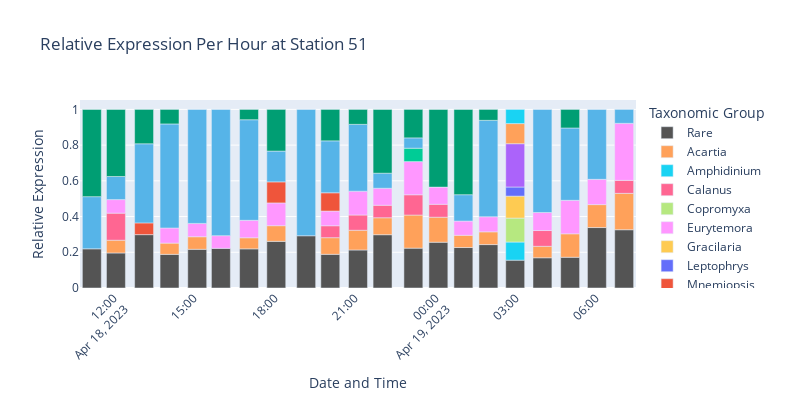

Notebook source saved alongside this figure:
### Code cell
# Filter data based on TPM and p_ident thresholds
filtered_data = data_51[(data_51['p_ident'] >= 0.95)]

# Group by taxonomic level and 'year_hour', then sum TPM
grouped_df = filtered_data.groupby(['Genus_UniEuk', 'Date'])['TPM'].sum().reset_index()

grouped_df.head()
# Normalize TPM sums to get relative expression per hour
total_tpm_per_hour = grouped_df.groupby('Date')['TPM'].transform('sum')
grouped_df['rel_expression_per_hour'] = grouped_df['TPM'] / total_tpm_per_hour

# Combine low-abundant groups into a single 'Rare' category
threshold = 0.05
grouped_df.loc[grouped_df['rel_expression_per_hour'] <= threshold, 'Genus_UniEuk'] = 'Rare'


# Remove categories with no expression
grouped_df = grouped_df[grouped_df['rel_expression_per_hour'] > 0]

# Group once more to combine Rares
grouped_df = grouped_df.groupby(['Genus_UniEuk', 'Date'])['rel_expression_per_hour'].sum().reset_index()

# Plot
fig = px.bar(grouped_df, 
            x='Date', 
            y='rel_expression_per_hour', 
            color='Genus_UniEuk',
            title='Relative Expression Per Hour at Station 51',
            category_orders={"Genus_UniEuk": ['Arthropoda', 'Acantharea', 'Ctenophora', 'Diatomeae', 'Dinophyceae', 
                                                    'Florideophyceae','Odontella', 'Phaeodarea', 'Prymnesiophyceae',
                                                    'Spirotrichea', 'Vertebrata', 'Rare',]},
            color_discrete_map=color_discrete_map
            )

fig.update_layout(
    width=800,
    height=400,
    xaxis_title='Date and Time',
    yaxis_title='Relative Expression',
    xaxis_tickangle=-45,
    legend_title='Taxonomic Group'
)

# Save the figure
filename_base = "../figures/metatranscriptomics/51_relative_expression_per_hour_genus"
fig.write_image(filename_base + ".png", scale=1)
fig.write_image(filename_base + ".svg", scale=1)

fig.show()

### Figure 1 — Plotly figure (JSON) as saved in the notebook; plotly's stock layout.template omitted (floating-point values rounded to 4 significant figures)
{"data": [{"alignmentgroup": "True", "hovertemplate": "Genus_UniEuk=Rare<br>Date=%{x}<br>rel_expression_per_hour=%{y}<extra></extra>", "legendgroup": "Rare", "marker": {"color": "#545454", "pattern": {"shape": ""}}, "name": "Rare", "offsetgroup": "Rare", "orientation": "v", "showlegend": true, "textposition": "auto", "type": "bar", "x": ["2023-04-18T11:11:00", "2023-04-18T12:05:00", "2023-04-18T13:08:00", "2023-04-18T14:05:00", "2023-04-18T15:07:00", "2023-04-18T16:00:00", "2023-04-18T17:03:00", "2023-04-18T18:04:00", "2023-04-18T19:11:00", "2023-04-18T20:05:00", "2023-04-18T21:07:00", "2023-04-18T22:02:00", "2023-04-18T23:11:00", "2023-04-19T00:07:00", "2023-04-19T01:03:00", "2023-04-19T01:59:00", "2023-04-19T02:59:00", "2023-04-19T04:00:00", "2023-04-19T05:02:00", "2023-04-19T06:02:00", "2023-04-19T07:03:00"], "xaxis": "x", "y": [0.2193, 0.1962, 0.2988, 0.1884, 0.2167, 0.222, 0.2192, 0.2612, 0.2925, 0.1887, 0.213, 0.2984, 0.2231, 0.2563, 0.2266, 0.2431, 0.1559, 0.1693, 0.1722, 0.3385, 0.3263], "yaxis": "y"}, {"alignmentgroup": "True", "hovertemplate": "Genus_UniEuk=Acartia<br>Date=%{x}<br>rel_expression_per_hour=%{y}<extra></extra>", "legendgroup": "Acartia", "marker": {"color": "#FFA15A", "pattern": {"shape": ""}}, "name": "Acartia", "offsetgroup": "Acartia", "orientation": "v", "showlegend": true, "textposition": "auto", "type": "bar", "x": ["2023-04-18T12:05:00", "2023-04-18T14:05:00", "2023-04-18T15:07:00", "2023-04-18T17:03:00", "2023-04-18T18:04:00", "2023-04-18T20:05:00", "2023-04-18T21:07:00", "2023-04-18T22:02:00", "2023-04-18T23:11:00", "2023-04-19T00:07:00", "2023-04-19T01:03:00", "2023-04-19T01:59:00", "2023-04-19T04:00:00", "2023-04-19T05:02:00", "2023-04-19T06:02:00", "2023-04-19T07:03:00"], "xaxis": "x", "y": [0.07143, 0.06298, 0.0703, 0.06203, 0.08768, 0.09308, 0.1104, 0.09495, 0.1854, 0.1401, 0.06847, 0.07139, 0.06426, 0.1313, 0.1284, 0.2036], "yaxis": "y"}, {"alignmentgroup": "True", "hovertemplate": "Genus_UniEuk=Amphidinium<br>Date=%{x}<br>rel_expression_per_hour=%{y}<extra></extra>", "legendgroup": "Amphidinium", "marker": {"color": "#19d3f3", "pattern": {"shape": ""}}, "name": "Amphidinium", "offsetgroup": "Amphidinium", "orientation": "v", "showlegend": true, "textposition": "auto", "type": "bar", "x": ["2023-04-19T02:59:00"], "xaxis": "x", "y": [0.1015], "yaxis": "y"}, {"alignmentgroup": "True", "hovertemplate": "Genus_UniEuk=Calanus<br>Date=%{x}<br>rel_expression_per_hour=%{y}<extra></extra>", "legendgroup": "Calanus", "marker": {"color": "#FF6692", "pattern": {"shape": ""}}, "name": "Calanus", "offsetgroup": "Calanus", "orientation": "v", "showlegend": true, "textposition": "auto", "type": "bar", "x": ["2023-04-18T12:05:00", "2023-04-18T20:05:00", "2023-04-18T21:07:00", "2023-04-18T22:02:00", "2023-04-18T23:11:00", "2023-04-19T00:07:00", "2023-04-19T04:00:00", "2023-04-19T07:03:00"], "xaxis": "x", "y": [0.1514, 0.0668, 0.0854, 0.06993, 0.1136, 0.07226, 0.08824, 0.07272], "yaxis": "y"}, {"alignmentgroup": "True", "hovertemplate": "Genus_UniEuk=Copromyxa<br>Date=%{x}<br>rel_expression_per_hour=%{y}<extra></extra>", "legendgroup": "Copromyxa", "marker": {"color": "#B6E880", "pattern": {"shape": ""}}, "name": "Copromyxa", "offsetgroup": "Copromyxa", "orientation": "v", "showlegend": true, "textposition": "auto", "type": "bar", "x": ["2023-04-19T02:59:00"], "xaxis": "x", "y": [0.1341], "yaxis": "y"}, {"alignmentgroup": "True", "hovertemplate": "Genus_UniEuk=Eurytemora<br>Date=%{x}<br>rel_expression_per_hour=%{y}<extra></extra>", "legendgroup": "Eurytemora", "marker": {"color": "#FF97FF", "pattern": {"shape": ""}}, "name": "Eurytemora", "offsetgroup": "Eurytemora", "orientation": "v", "showlegend": true, "textposition": "auto", "type": "bar", "x": ["2023-04-18T12:05:00", "2023-04-18T14:05:00", "2023-04-18T15:07:00", "2023-04-18T16:00:00", "2023-04-18T17:03:00", "2023-04-18T18:04:00", "2023-04-18T20:05:00", "2023-04-18T21:07:00", "2023-04-18T22:02:00", "2023-04-18T23:11:00", "2023-04-19T00:07:00", "2023-04-19T01:03:00", "2023-04-19T01:59:00", "2023-04-19T04:00:00", "2023-04-19T05:02:00", "2023-04-19T06:02:00", "2023-04-19T07:03:00"], "xaxis": "x", "y": [0.07613, 0.08466, 0.07457, 0.07099, 0.09777, 0.1275, 0.08211, 0.1333, 0.09517, 0.1858, 0.0962, 0.07967, 0.08445, 0.101, 0.1875, 0.1414, 0.3194], "yaxis": "y"}, {"alignmentgroup": "True", "hovertemplate": "Genus_UniEuk=Gracilaria<br>Date=%{x}<br>rel_expression_per_hour=%{y}<extra></extra>", "legendgroup": "Gracilaria", "marker": {"color": "#FECB52", "pattern": {"shape": ""}}, "name": "Gracilaria", "offsetgroup": "Gracilaria", "orientation": "v", "showlegend": true, "textposition": "auto", "type": "bar", "x": ["2023-04-19T02:59:00"], "xaxis": "x", "y": [0.1229], "yaxis": "y"}, {"alignmentgroup": "True", "hovertemplate": "Genus_UniEuk=Leptophrys<br>Date=%{x}<br>rel_expression_per_hour=%{y}<extra></extra>", "legendgroup": "Leptophrys", "marker": {"color": "#636efa", "pattern": {"shape": ""}}, "name": "Leptophrys", "offsetgroup": "Leptophrys", "orientation": "v", "showlegend": true, "textposition": "auto", "type": "bar", "x": ["2023-04-19T02:59:00"], "xaxis": "x", "y": [0.05103], "yaxis": "y"}, {"alignmentgroup": "True", "hovertemplate": "Genus_UniEuk=Mnemiopsis<br>Date=%{x}<br>rel_expression_per_hour=%{y}<extra></extra>", "legendgroup": "Mnemiopsis", "marker": {"color": "#EF553B", "pattern": {"shape": ""}}, "name": "Mnemiopsis", "offsetgroup": "Mnemiopsis", "orientation": "v", "showlegend": true, "textposition": "auto", "type": "bar", "x": ["2023-04-18T13:08:00", "2023-04-18T18:04:00", "2023-04-18T20:05:00"], "xaxis": "x", "y": [0.06582, 0.118, 0.1024], "yaxis": "y"}, {"alignmentgroup": "True", "hovertemplate": "Genus_UniEuk=Neocalanus<br>Date=%{x}<br>rel_expression_per_hour=%{y}<extra></extra>", "legendgroup": "Neocalanus", "marker": {"color": "#00cc96", "pattern": {"shape": ""}}, "name": "Neocalanus", "offsetgroup": "Neocalanus", "orientation": "v", "showlegend": true, "textposition": "auto", "type": "bar", "x": ["2023-04-18T23:11:00"], "xaxis": "x", "y": [0.07491], "yaxis": "y"}, {"alignmentgroup": "True", "hovertemplate": "Genus_UniEuk=Noctiluca<br>Date=%{x}<br>rel_expression_per_hour=%{y}<extra></extra>", "legendgroup": "Noctiluca", "marker": {"color": "#56B4E8", "pattern": {"shape": ""}}, "name": "Noctiluca", "offsetgroup": "Noctiluca", "orientation": "v", "showlegend": true, "textposition": "auto", "type": "bar", "x": ["2023-04-18T11:11:00", "2023-04-18T12:05:00", "2023-04-18T13:08:00", "2023-04-18T14:05:00", "2023-04-18T15:07:00", "2023-04-18T16:00:00", "2023-04-18T17:03:00", "2023-04-18T18:04:00", "2023-04-18T19:11:00", "2023-04-18T20:05:00", "2023-04-18T21:07:00", "2023-04-18T22:02:00", "2023-04-18T23:11:00", "2023-04-19T01:03:00", "2023-04-19T01:59:00", "2023-04-19T04:00:00", "2023-04-19T05:02:00", "2023-04-19T06:02:00", "2023-04-19T07:03:00"], "xaxis": "x", "y": [0.2922, 0.1292, 0.4429, 0.5825, 0.6384, 0.707, 0.5631, 0.1724, 0.7075, 0.2908, 0.3741, 0.08438, 0.05785, 0.1476, 0.5399, 0.5772, 0.405, 0.3916, 0.07798], "yaxis": "y"}, {"alignmentgroup": "True", "hovertemplate": "Genus_UniEuk=Parablepharisma<br>Date=%{x}<br>rel_expression_per_hour=%{y}<extra></extra>", "legendgroup": "Parablepharisma", "marker": {"color": "#ab63fa", "pattern": {"shape": ""}}, "name": "Parablepharisma", "offsetgroup": "Parablepharisma", "orientation": "v", "showlegend": true, "textposition": "auto", "type": "bar", "x": ["2023-04-19T02:59:00"], "xaxis": "x", "y": [0.2425], "yaxis": "y"}, {"alignmentgroup": "True", "hovertemplate": "Genus_UniEuk=Phaeocystis<br>Date=%{x}<br>rel_expression_per_hour=%{y}<extra></extra>", "legendgroup": "Phaeocystis", "marker": {"color": "#009E73", "pattern": {"shape": ""}}, "name": "Phaeocystis", "offsetgroup": "Phaeocystis", "orientation": "v", "showlegend": true, "textposition": "auto", "type": "bar", "x": ["2023-04-18T11:11:00", "2023-04-18T12:05:00", "2023-04-18T13:08:00", "2023-04-18T14:05:00", "2023-04-18T17:03:00", "2023-04-18T18:04:00", "2023-04-18T20:05:00", "2023-04-18T21:07:00", "2023-04-18T22:02:00", "2023-04-18T23:11:00", "2023-04-19T00:07:00", "2023-04-19T01:03:00", "2023-04-19T01:59:00", "2023-04-19T05:02:00"], "xaxis": "x", "y": [0.4884, 0.3757, 0.1925, 0.08144, 0.05784, 0.2334, 0.1761, 0.08382, 0.3572, 0.1595, 0.4351, 0.4776, 0.06117, 0.104], "yaxis": "y"}, {"alignmentgroup": "True", "hovertemplate": "Genus_UniEuk=Prorocentrum<br>Date=%{x}<br>rel_expression_per_hour=%{y}<extra></extra>", "legendgroup": "Prorocentrum", "marker": {"color": "#FFA15A", "pattern": {"shape": ""}}, "name": "Prorocentrum", "offsetgroup": "Prorocentrum", "orientation": "v", "showlegend": true, "textposition": "auto", "type": "bar", "x": ["2023-04-19T02:59:00"], "xaxis": "x", "y": [0.1126], "yaxis": "y"}, {"alignmentgroup": "True", "hovertemplate": "Genus_UniEuk=Sycon<br>Date=%{x}<br>rel_expression_per_hour=%{y}<extra></extra>", "legendgroup": "Sycon", "marker": {"color": "#19d3f3", "pattern": {"shape": ""}}, "name": "Sycon", "offsetgroup": "Sycon", "orientation": "v", "showlegend": true, "textposition": "auto", "type": "bar", "x": ["2023-04-19T02:59:00"], "xaxis": "x", "y": [0.07947], "yaxis": "y"}], "layout": {"barmode": "relative", "height": 400, "legend": {"title": {"text": "Taxonomic Group"}, "tracegroupgap": 0}, "title": {"text": "Relative Expression Per Hour at Station 51"}, "width": 800, "xaxis": {"anchor": "y", "domain": [0, 1], "tickangle": -45, "title": {"text": "Date and Time"}}, "yaxis": {"anchor": "x", "domain": [0, 1], "title": {"text": "Relative Expression"}}}}
